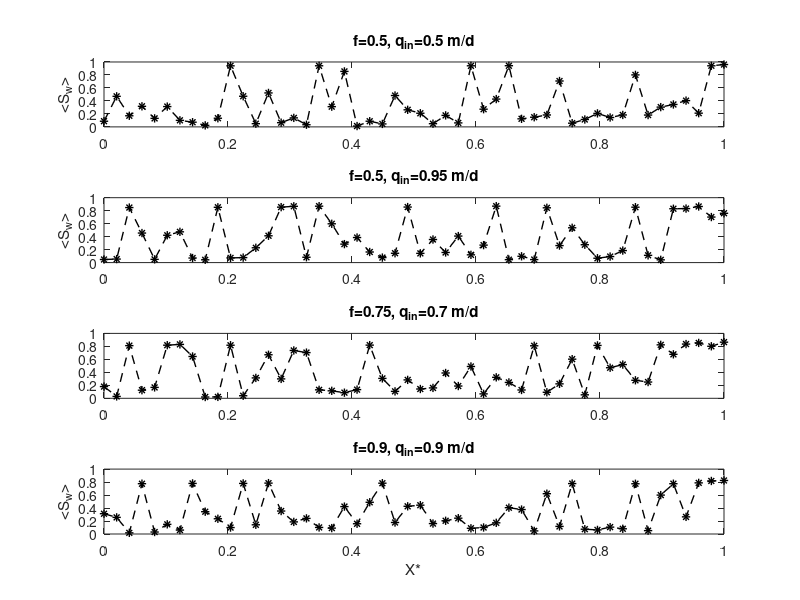

MATLAB code for this plot:
X = linspace(0,1,50);

% Create a figure window for all subplots
figure;

% First subplot (1st plot in the first row)
subplot(4,1,1);
load('PINN50Q05.mat');
plot(X, Swmean(1:end-1), 'k*--', 'LineWidth', 1);
ylabel('<S_w>');
title('f=0.5, q_{in}=0.5 m/d');

% Second subplot (2nd plot in the second row)
subplot(4,1,2);
load('PINNGM50Q95.mat');
plot(X, Swmean, 'k*--', 'LineWidth', 1);
ylabel('<S_w>');
title('f=0.5, q_{in}=0.95 m/d');

% Third subplot (3rd plot in the third row)
subplot(4,1,3);
load('PINN75Q7.mat');
plot(X, Swmean(1:end-1), 'k*--', 'LineWidth', 1);

title('f=0.75, q_{in}=0.7 m/d');

% Fourth subplot (4th plot in the fourth row)
subplot(4,1,4);
load('PINN90Q9MC.mat');
plot(X, Swmean(1:end-1), 'k*--', 'LineWidth', 1);
xlabel('X*');
ylabel('<S_w>');
title('f=0.9, q_{in}=0.9 m/d');

% Create a common legend outside the plots
% legend({'f=0.5, q_{in}=0.5 m/d', 'f=0.5, q_{in}=0.95 m/d', ...
%         'f=0.75, q_{in}=0.7 m/d', 'f=0.9, q_{in}=0.9 m/d'}, ...
%         'Orientation', 'horizontal', 'Position', [0.1, 0.95, 0.8, 0.05]);
% 
